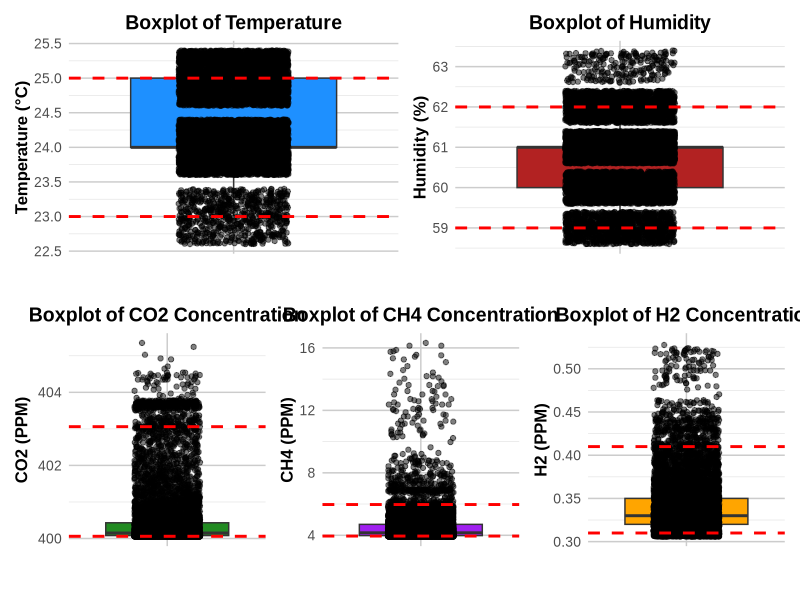

Source code (R):
# Load necessary libraries
library(ggplot2)
library(dplyr)
library(patchwork)

# Read the CSV file
day2_data <- read.csv("DAY2.CSV")

# Convert the datetime column to POSIXct
day2_data$datetime <- as.POSIXct(day2_data$datetime, format="%m/%d/%Y %H:%M:%S")

# Calculate summary statistics for the dataset
summary_stats <- day2_data %>%
  summarise(
    Temperature_mean = mean(temperature, na.rm = TRUE),
    Temperature_sd = sd(temperature, na.rm = TRUE),
    Temperature_min = min(temperature, na.rm = TRUE),
    Temperature_max = max(temperature, na.rm = TRUE),
    Humidity_mean = mean(humidity, na.rm = TRUE),
    Humidity_sd = sd(humidity, na.rm = TRUE),
    Humidity_min = min(humidity, na.rm = TRUE),
    Humidity_max = max(humidity, na.rm = TRUE),
    CO2_mean = mean(CO2_PPM, na.rm = TRUE),
    CO2_sd = sd(CO2_PPM, na.rm = TRUE),
    CO2_min = min(CO2_PPM, na.rm = TRUE),
    CO2_max = max(CO2_PPM, na.rm = TRUE),
    CH4_mean = mean(CH4_PPM, na.rm = TRUE),
    CH4_sd = sd(CH4_PPM, na.rm = TRUE),
    CH4_min = min(CH4_PPM, na.rm = TRUE),
    CH4_max = max(CH4_PPM, na.rm = TRUE),
    H2_mean = mean(H2_PPM, na.rm = TRUE),
    H2_sd = sd(H2_PPM, na.rm = TRUE),
    H2_min = min(H2_PPM, na.rm = TRUE),
    H2_max = max(H2_PPM, na.rm = TRUE)
  )

# Print summary statistics
print(summary_stats)

# Create a custom theme for the plots
custom_theme <- theme_minimal() +
  theme(
    text = element_text(family = "Arial", size = 12),
    plot.title = element_text(hjust = 0.5, face = "bold", size = 14),
    axis.title = element_text(face = "bold", size = 12),
    axis.text = element_text(size = 10),
    panel.grid.major = element_line(color = "grey80"),
    panel.grid.minor = element_line(color = "grey90")
  )

# Create box plots for each variable with horizontal lines and jitter points
boxplot_temperature <- ggplot(day2_data, aes(x = "", y = temperature)) +
  geom_boxplot(fill = "dodgerblue", outlier.shape = NA) +
  geom_jitter(color = "black", width = 0.2, alpha = 0.5) +
  labs(title = "Boxplot of Temperature", y = "Temperature (°C)", x = "") +
  custom_theme +
  geom_hline(yintercept = quantile(day2_data$temperature, probs = c(0.05, 0.95)), 
             color = "red", linetype = "dashed", size = 1)

boxplot_humidity <- ggplot(day2_data, aes(x = "", y = humidity)) +
  geom_boxplot(fill = "firebrick", outlier.shape = NA) +
  geom_jitter(color = "black", width = 0.2, alpha = 0.5) +
  labs(title = "Boxplot of Humidity", y = "Humidity (%)", x = "") +
  custom_theme +
  geom_hline(yintercept = quantile(day2_data$humidity, probs = c(0.05, 0.95)), 
             color = "red", linetype = "dashed", size = 1)

boxplot_CO2 <- ggplot(day2_data, aes(x = "", y = CO2_PPM)) +
  geom_boxplot(fill = "forestgreen", outlier.shape = NA) +
  geom_jitter(color = "black", width = 0.2, alpha = 0.5) +
  labs(title = "Boxplot of CO2 Concentration", y = "CO2 (PPM)", x = "") +
  custom_theme +
  geom_hline(yintercept = quantile(day2_data$CO2_PPM, probs = c(0.05, 0.95)), 
             color = "red", linetype = "dashed", size = 1)

boxplot_CH4 <- ggplot(day2_data, aes(x = "", y = CH4_PPM)) +
  geom_boxplot(fill = "purple", outlier.shape = NA) +
  geom_jitter(color = "black", width = 0.2, alpha = 0.5) +
  labs(title = "Boxplot of CH4 Concentration", y = "CH4 (PPM)", x = "") +
  custom_theme +
  geom_hline(yintercept = quantile(day2_data$CH4_PPM, probs = c(0.05, 0.95)), 
             color = "red", linetype = "dashed", size = 1)

boxplot_H2 <- ggplot(day2_data, aes(x = "", y = H2_PPM)) +
  geom_boxplot(fill = "orange", outlier.shape = NA) +
  geom_jitter(color = "black", width = 0.2, alpha = 0.5) +
  labs(title = "Boxplot of H2 Concentration", y = "H2 (PPM)", x = "") +
  custom_theme +
  geom_hline(yintercept = quantile(day2_data$H2_PPM, probs = c(0.05, 0.95)), 
             color = "red", linetype = "dashed", size = 1)

# Combine plots using patchwork
print((boxplot_temperature | boxplot_humidity) /
        (boxplot_CO2 | boxplot_CH4 | boxplot_H2))
